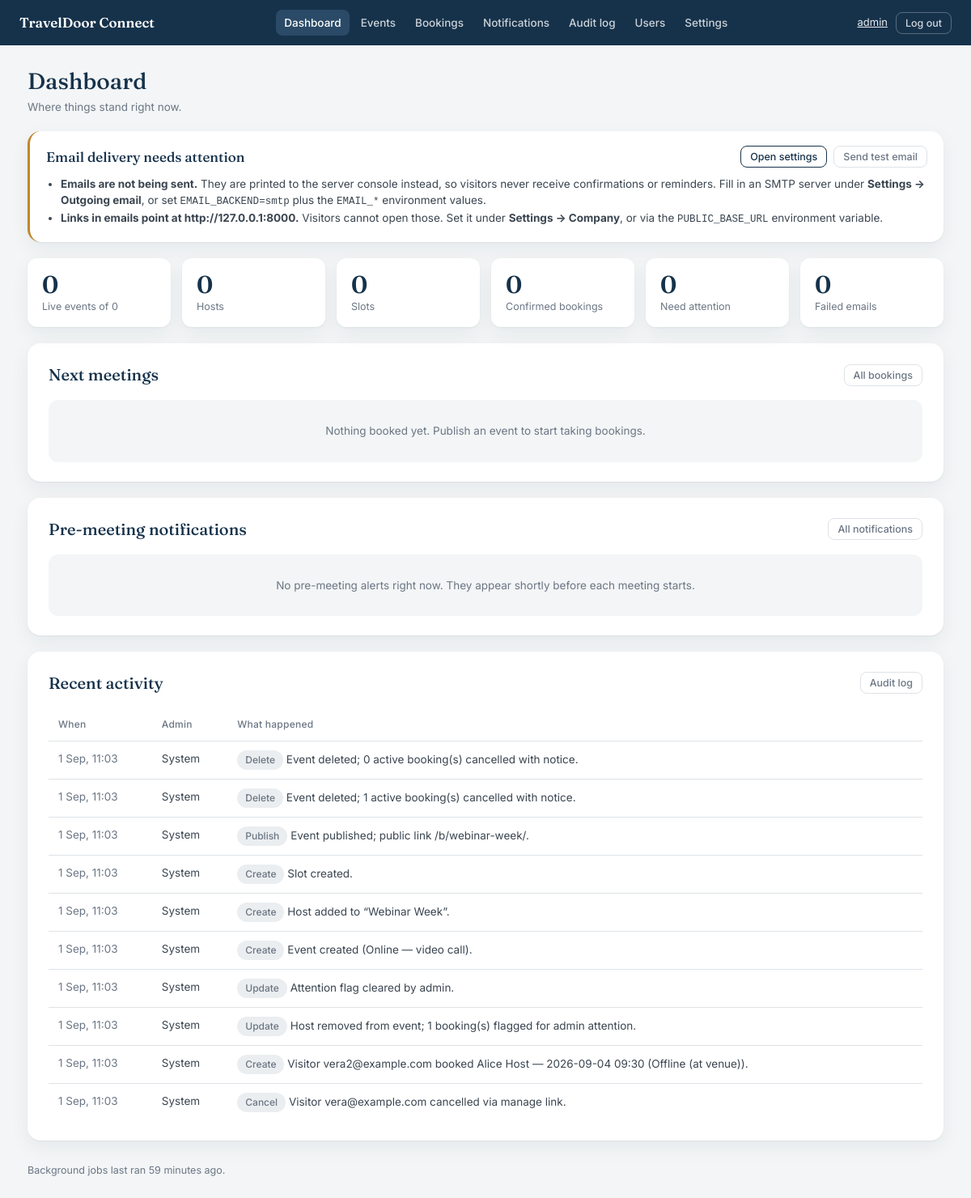
The app's page / (signed in) with its own data.
### audit/models.py (models this page shows, shortened)
class AuditLogEntry(models.Model):
    ACTION_CREATE = "create"
    ACTION_UPDATE = "update"
    ACTION_DELETE = "delete"
    ACTION_PUBLISH = "publish"
    ACTION_CLOSE = "close"
    ACTION_CANCEL = "cancel"
    ACTION_RESCHEDULE = "reschedule"
    ACTION_REACTIVATE = "reactivate"
    ACTION_CHOICES = [
        (ACTION_CREATE, "Create"),
        (ACTION_UPDATE, "Update"),
        (ACTION_DELETE, "Delete"),
        (ACTION_PUBLISH, "Publish"),
        (ACTION_CLOSE, "Close"),
        (ACTION_CANCEL, "Cancel"),
        (ACTION_RESCHEDULE, "Reschedule"),
        (ACTION_REACTIVATE, "Re-activate"),
    ]
    ENTITY_EVENT = "Event"
    ENTITY_TEAM_MEMBER = "TeamMember"
    ENTITY_SLOT = "Slot"
    ENTITY_BOOKING = "Booking"
    ENTITY_ADMIN_ACCOUNT = "AdminAccount"
    ENTITY_EVENT_CHOICES = [
        (ENTITY_EVENT, "Event"),
        (ENTITY_TEAM_MEMBER, "Team Member"),
        (ENTITY_SLOT, "Slot"),
        (ENTITY_BOOKING, "Booking"),
        (ENTITY_ADMIN_ACCOUNT, "Admin Account"),
    ]
    actor = models.ForeignKey(
        settings.AUTH_USER_MODEL,
        null=True,
        blank=True,
        on_delete=models.SET_NULL,
        related_name="audit_entries",
        help_text="Admin who performed the action (blank for system jobs).",
    )
    action = models.CharField(max_length=20, choices=ACTION_CHOICES)
    entity_type = models.CharField(max_length=40, choices=ENTITY_EVENT_CHOICES)
    entity_id = models.PositiveIntegerField()
    entity_repr = models.CharField(
        max_length=200, blank=True, default="", help_text="Human label at time of action."
    )
    details = models.TextField(blank=True, default="")
    created_at = models.DateTimeField(auto_now_add=True, db_index=True)
    class Meta:
        ordering = ["-created_at"]
        verbose_name = "Audit log entry"
        verbose_name_plural = "Audit log entries"
        indexes = [
            models.Index(fields=["entity_type", "entity_id"]),
            models.Index(fields=["actor", "created_at"]),
        ]

### notifications/models.py (models this page shows, shortened)
class SchedulerHeartbeat(models.Model):
    singleton_id = models.PositiveSmallIntegerField(primary_key=True, default=1)
    last_run_at = models.DateTimeField(null=True, blank=True)
    last_result = models.CharField(max_length=200, blank=True, default="")
    class Meta:
        verbose_name = "Scheduler heartbeat"
    @classmethod
    def current(cls):
        return cls.objects.filter(pk=1).first()

### core/views.py (the view)
# urls.py: path("", views.dashboard, name="dashboard"),
@staff_member_required
def dashboard(request):
    today = timezone.localdate()
    upcoming = (
        Booking.objects.filter(status=Booking.STATUS_CONFIRMED, slot__date__gte=today)
        .select_related("slot", "slot__host", "event")
        .order_by("slot__date", "slot__start_time")[:10]
    )
    flags = Booking.objects.filter(needs_attention=True, status=Booking.STATUS_CONFIRMED).count()
    recent = AuditLogEntry.objects.select_related("actor")[:10]
    failed = NotificationLog.objects.filter(status=NotificationLog.STATUS_FAILED).count()
    return render(request, "core/dashboard.html", {
        "stats": {
            "events": Event.objects.count(),
            "live_events": Event.objects.filter(status=Event.STATUS_LIVE).count(),
            "hosts": Event.objects.aggregate(n=Count("team_members", distinct=True))["n"],
            "slots": Slot.objects.count(),
            "bookings": Booking.objects.filter(status=Booking.STATUS_CONFIRMED).count(),
            "flags": flags,
            "failed_emails": failed,
        },
        "upcoming": upcoming,
        "recent": recent,
        "notifications": HostNotification.objects.select_related("host", "event")[:10],
        "email_health": email_health(),
        "heartbeat": SchedulerHeartbeat.current(),
    })

### core/models.py (called while the page is built)
    @property
    def smtp_configured(self):
        return bool(self.email_host)

    @classmethod
    def load(cls):
        obj, _ = cls.objects.get_or_create(pk=1)
        return obj

### core/runtime.py (called while the page is built)
def site_settings():
    return SiteSettings.load()

def public_base_url(site=None):
    site = site or site_settings()
    return (site.public_base_url or dj_settings.PUBLIC_BASE_URL).rstrip("/")

def from_email(site=None):
    site = site or site_settings()
    if not site.from_email:
        return dj_settings.DEFAULT_FROM_EMAIL
    if site.from_name:
        return f"{site.from_name} <{site.from_email}>"
    return site.from_email

def email_is_sending(site=None):
    site = site or site_settings()
    if site.smtp_configured:
        return True
    return "smtp" in getattr(dj_settings, "EMAIL_BACKEND", "").lower()

### notifications/emails.py (called while the page is built)
def email_health():
    site = site_settings()
    sending = email_is_sending(site)
    backend = (
        f"SMTP via {site.email_host}" if site.smtp_configured
        else getattr(settings, "EMAIL_BACKEND", "")
    )
    base_url = public_base_url(site)
    local_base = any(host in base_url for host in ("127.0.0.1", "localhost"))
    failed = NotificationLog.objects.filter(status=NotificationLog.STATUS_FAILED).count()
    return {
        "sending": sending,
        "backend": backend,
        "from_email": from_email(site),
        "configured_in_ui": site.smtp_configured,
        "base_url": base_url,
        "base_url_is_local": local_base,
        "failed": failed,
        "ok": sending and not local_base and not failed,
    }

### templates/core/dashboard.html (shortened to what this page needs)
{% extends "base.html" %}
{% block content %}
<div class="page-head">
  <div>
    <h1>Dashboard</h1>
    <p class="sub">Where things stand right now.</p>
  </div>
</div>
{% if not email_health.sending or email_health.base_url_is_local or email_health.failed %}
<div class="card card-tight" style="border-left:3px solid var(--gold);">
  <div class="card-head" style="margin-bottom:10px;">
    <h2 style="font-size:17px;">Email delivery needs attention</h2>
    <div class="actions" style="margin-top:0;">
      {% if user.is_superuser %}
        <a class="btn btn-sm btn-secondary" href="{% url 'core:settings' %}">Open settings</a>
      {% endif %}
      <form method="post" action="{% url 'core:test_email' %}" class="inline">
        {% csrf_token %}<button class="btn btn-sm btn-ghost">Send test email</button>
      </form>
    </div>
  </div>
  <ul style="margin:0;padding-left:18px;font-size:13.5px;color:var(--slate);">
    {% if not email_health.sending %}
      <li><strong>Emails are not being sent.</strong> They are printed to the server console
        instead, so visitors never receive confirmations or reminders.
        Fill in an SMTP server under <strong>Settings &rarr; Outgoing email</strong>,
        or set <span class="mono">EMAIL_BACKEND=smtp</span> plus the
        <span class="mono">EMAIL_*</span> environment values.</li>
    {% endif %}
    {% if email_health.base_url_is_local %}
      <li><strong>Links in emails point at {{ email_health.base_url }}.</strong>
        Visitors cannot open those. Set it under <strong>Settings &rarr; Company</strong>,
        or via the <span class="mono">PUBLIC_BASE_URL</span> environment variable.</li>
    {% endif %}
  </ul>
</div>
{% endif %}
<div class="stat-row">
  <div class="stat"><div class="n">{{ stats.live_events }}</div><div class="label">Live events of {{ stats.events }}</div></div>
  <div class="stat"><div class="n">{{ stats.hosts }}</div><div class="label">Hosts</div></div>
  <div class="stat"><div class="n">{{ stats.slots }}</div><div class="label">Slots</div></div>
  <div class="stat"><div class="n">{{ stats.bookings }}</div><div class="label">Confirmed bookings</div></div>
  <div class="stat{% if stats.flags %} is-alert{% endif %}"><div class="n">{{ stats.flags }}</div><div class="label">Need attention</div></div>
  <div class="stat{% if stats.failed_emails %} is-alert{% endif %}"><div class="n">{{ stats.failed_emails }}</div><div class="label">Failed emails</div></div>
</div>
<div class="card">
  <div class="card-head">
    <h2>Next meetings</h2>
    <a class="btn btn-sm btn-ghost" href="{% url 'bookings_admin:admin_list' %}">All bookings</a>
  </div>
  {% if upcoming %}
  <div class="table-wrap">
    <table class="grid">
      <thead><tr><th>When</th><th>Visitor</th><th>Host</th><th>Event</th><th>Format</th></tr></thead>
      <tbody>
        {% for b in upcoming %}
        <tr>
          <td>{{ b.slot.date|date:"j M" }} · {{ b.slot.start_time|time:"H:i" }}</td>
          <td><a href="{% url 'bookings_admin:admin_detail' b.pk %}">{{ b.visitor_name }}</a>
              {% if b.needs_attention %}<span class="pill pill-gold">Attention</span>{% endif %}</td>
          <td>{{ b.slot.host.name }}</td>
          <td>{{ b.event.name }}</td>
          <td>{% include "partials/type_pill.html" with event=b.event %}</td>
        </tr>
        {% endfor %}
      </tbody>
    </table>
  </div>
  {% else %}
  <div class="state-inline">Nothing booked yet. Publish an event to start taking bookings.</div>
  {% endif %}
</div>
<div class="card">
  <div class="card-head">
    <h2>Pre-meeting notifications</h2>
    <a class="btn btn-sm btn-ghost" href="{% url 'notifications:list' %}">All notifications</a>
  </div>
  {% if notifications %}
    <div class="notice-list">
      {% for n in notifications|slice:":4" %}
        {% include "notifications/partials/meeting_notice.html" with n=n compact=1 %}
      {% endfor %}
    </div>
  {% else %}
  <div class="state-inline">No pre-meeting alerts right now. They appear shortly before each meeting starts.</div>
  {% endif %}
</div>
<div class="card">
  <div class="card-head">
    <h2>Recent activity</h2>
    <a class="btn btn-sm btn-ghost" href="{% url 'audit:list' %}">Audit log</a>
  </div>
  <div class="table-wrap">
    <table class="grid">
      <thead><tr><th>When</th><th>Admin</th><th>What happened</th></tr></thead>
      <tbody>
        {% for e in recent %}
        <tr>
          <td class="muted">{{ e.created_at|date:"j M, H:i" }}</td>
          <td>{{ e.actor|default:"System" }}</td>
          <td><span class="pill pill-neutral">{{ e.get_action_display }}</span> {{ e.details|truncatechars:90 }}</td>
        </tr>
        {% empty %}
        <tr><td colspan="3" class="empty-row muted">Nothing logged yet.</td></tr>
        {% endfor %}
      </tbody>
    </table>
  </div>
</div>
<p class="footer-note" style="text-align:left;">
  {% if heartbeat.last_run_at %}
    Background jobs last ran {{ heartbeat.last_run_at|timesince }} ago.
  {% endif %}
</p>
{% endblock %}

### templates/base.html (shortened to what this page needs)
{% load static %}<!DOCTYPE html>
<html lang="en">
<head>
  <link rel="stylesheet" href="{% static 'css/site.css' %}">
</head>
<body class="app">
<header class="topbar">
  <a class="brand" href="{% url 'core:dashboard' %}">TravelDoor Connect</a>
  {% with ns=request.resolver_match.namespace %}
  <nav class="topnav">
    <a href="{% url 'core:dashboard' %}"{% if ns == 'core' %} class="is-active"{% endif %}>Dashboard</a>
    <a href="{% url 'events:list' %}"{% if ns == 'events' %} class="is-active"{% endif %}>Events</a>
    <a href="{% url 'bookings_admin:admin_list' %}"{% if ns == 'bookings_admin' %} class="is-active"{% endif %}>Bookings</a>
    <a href="{% url 'notifications:list' %}"{% if ns == 'notifications' %} class="is-active"{% endif %}>Notifications</a>
    <a href="{% url 'audit:list' %}"{% if ns == 'audit' %} class="is-active"{% endif %}>Audit log</a>
    <a href="{% url 'accounts:user_list' %}"{% if ns == 'accounts' %} class="is-active"{% endif %}>Users</a>
    {% if user.is_superuser %}
      <a href="{% url 'core:settings' %}"{% if request.resolver_match.url_name == 'settings' %} class="is-active"{% endif %}>Settings</a>
    {% endif %}
  </nav>
  {% endwith %}
  <div class="topbar-right">
    <span class="whoami"><a href="{% url 'accounts:password_change' %}">{{ user.username }}</a></span>
    <form method="post" action="{% url 'accounts:logout' %}" class="inline">{% csrf_token %}
      <button type="submit" class="btn btn-sm btn-ghost" style="color:rgba(255,255,255,.8);border-color:rgba(255,255,255,.28);">Log out</button>
    </form>
  </div>
</header>
<main class="layout">
  {% block content %}{% endblock %}
</main>
</body>
</html>

### records on screen
AuditLogEntry: created_at "1 Sep, 11:03", actor "System", action "Delete", details "Event deleted; 0 active booking(s) cancelled with notice."
AuditLogEntry: created_at "1 Sep, 11:03", actor "System", action "Delete", details "Event deleted; 1 active booking(s) cancelled with notice."
AuditLogEntry: created_at "1 Sep, 11:03", actor "System", action "Publish", details "Event published; public link /b/webinar-week/."
AuditLogEntry: created_at "1 Sep, 11:03", actor "System", action "Create", details "Slot created."
AuditLogEntry: created_at "1 Sep, 11:03", actor "System", action "Create", details "Host added to “Webinar Week”."
AuditLogEntry: created_at "1 Sep, 11:03", actor "System", action "Create", details "Event created (Online — video call)."
AuditLogEntry: created_at "1 Sep, 11:03", actor "System", action "Update", details "Attention flag cleared by admin."
AuditLogEntry: created_at "1 Sep, 11:03", actor "System", action "Update", details "Host removed from event; 1 booking(s) flagged for admin attention."
AuditLogEntry: created_at "1 Sep, 11:03", actor "System", action "Create", details "Visitor vera2@example.com booked Alice Host — 2026-09-04 09:30 (Offline (at venue))."
AuditLogEntry: created_at "1 Sep, 11:03", actor "System", action "Cancel", details "Visitor vera@example.com cancelled via manage link."
SchedulerHeartbeat: last_run_at "59 minutes"

### other values on screen
{{ user.username }} "admin"
{{ email_health.base_url }} "http://127.0.0.1:8000"
{{ stats.live_events }} "0"
{{ stats.events }} "0"
{{ stats.hosts }} "0"
{{ stats.slots }} "0"
{{ stats.bookings }} "0"
{{ stats.flags }} "0"
{{ stats.failed_emails }} "0"
